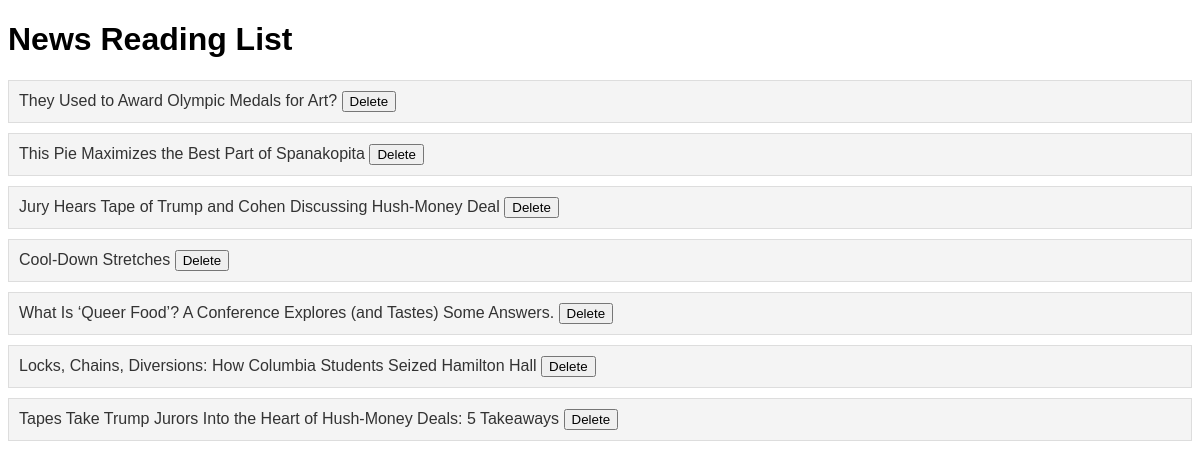
The page /news/reading-list/ on the database its author committed.
### news/models.py (models this page shows, shortened)
class NewsItem(models.Model):
    title = models.CharField(max_length=255)
    url = models.URLField()

### news/views.py (the view)
# urls.py: path('reading-list/', views.reading_list, name='reading_list'),
@ensure_csrf_cookie
def reading_list(request):
    news_items = NewsItem.objects.all()
    return render(request, 'news/reading_list.html',{'news_items':news_items})

### news/templates/news/reading_list.html (shortened to what this page needs)
{% load static %}
<!DOCTYPE html>
<html lang="en">
<head>
    <link rel="stylesheet" href="{% static 'news/css/site.css' %}">
</head>
<body>
    <h1>News Reading List</h1>
    <ul id="newsList">
        {% for news_item in news_items %}
            <li id="news-item-{{ news_item.id }}">
                <a href="{{ news_item.url }}" target="_blank">{{ news_item.title }}</a>
                <button class="delete-button" data-id="{{ news_item.id }}">Delete</button>
            </li>
        {% endfor %}
    </ul>
</body>
</html>

### static/news/css/site.css (style rules this page uses)
body { font-family: Arial, sans-serif; }
ul { list-style-type: none; padding: 0; }
li { margin: 10px 0; padding: 10px; background-color: #f4f4f4; border: 1px solid #ddd; }
a { text-decoration: none; color: #333; }

### rows shown on the page
NewsItem: title "They Used to Award Olympic Medals for Art?"
NewsItem: title "This Pie Maximizes the Best Part of Spanakopita"
NewsItem: title "Jury Hears Tape of Trump and Cohen Discussing Hush-Money Deal"
NewsItem: title "Cool-Down Stretches"
NewsItem: title "What Is ‘Queer Food’? A Conference Explores (and Tastes) Some Answers."
NewsItem: title "Locks, Chains, Diversions: How Columbia Students Seized Hamilton Hall"
NewsItem: title "Tapes Take Trump Jurors Into the Heart of Hush-Money Deals: 5 Takeaways"
